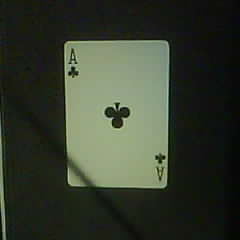
#> input picture SD Karte/photo.jpg, 240 x 240 px; its folder holds only this picture in this run
$ python -i augmentierung.py   (imports and definitions only)
#> lines starting #> are read from the running program, lines starting #| are printed output that depends on the picture
#> further down, picture is the input picture: PIL image 240x240 RGB; mean R, G, B 53.4, 59.8, 46.1
# -*- coding: utf-8 -*-
import os
from PIL import Image, ImageEnhance
import random

# Input- und Output-Ordner
INPUT_DIR = "G:\dataset2\c"  # Ordner mit den Originalbildern
OUTPUT_DIR = "G:\dataset2\c2"  # Ordner für die augmentierten Bilder
NUM_AUGMENTATIONS = 10  # Anzahl der Augmentierungen pro Bild

# Sicherstellen, dass der Ausgabeordner existiert
# [1 line not run here, left out]

def augment_image(image):
    """Fuehrt eine zufaellige Augmentierung auf einem Bild durch."""
    # Zufällige Transformationen anwenden
    if random.random() > 0.5:
        image = image.rotate(random.uniform(-15, 15))  # Drehung um -15° bis 15°
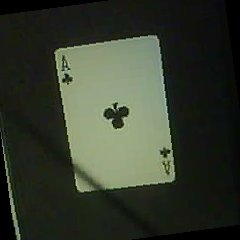
#> image: PIL image 240x240 RGB; mean R, G, B 52.3, 58.5, 45.1
    if random.random() > 0.5:
        image = image.transpose(Image.FLIP_LEFT_RIGHT)  # Horizontale Spiegelung
    if random.random() > 0.5:
        enhancer = ImageEnhance.Brightness(image)
        image = enhancer.enhance(random.uniform(0.8, 1.2))  # Helligkeit
    if random.random() > 0.5:
        enhancer = ImageEnhance.Contrast(image)
        image = enhancer.enhance(random.uniform(0.8, 1.2))  # Kontrast
    if random.random() > 0.5:
        enhancer = ImageEnhance.Color(image)
        image = enhancer.enhance(random.uniform(0.8, 1.2))  # Farbsättigung

    # Zufälliges Zuschneiden und Reskalieren
    if random.random() > 0.5:
        width, height = image.size
        left = random.uniform(0, width * 0.1)
        top = random.uniform(0, height * 0.1)
        right = width - random.uniform(0, width * 0.1)
        bottom = height - random.uniform(0, height * 0.1)
        image = image.crop((left, top, right, bottom))
        image = image.resize((width, height))  # Zurück auf Originalgröße skalieren

    return image

# Alle Bilder aus dem Input-Ordner augmentieren
# [14 lines not run here, left out]

>>> from PIL import Image
>>> picture = Image.open('../SD Karte/photo.jpg')
>>> result = augment_image(picture)
